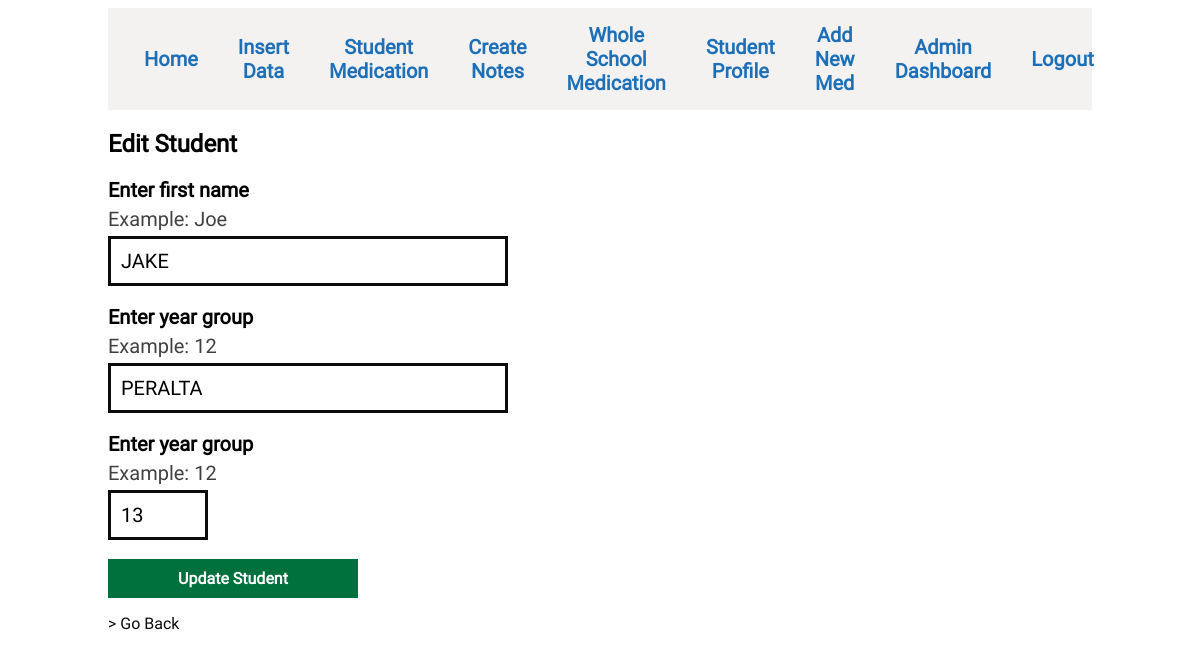
Page /edit_details/edit_student.php?student_id=1 on the committed database.
### tables this page shows
CREATE TABLE `students` (
  `student_id` int UNSIGNED NOT NULL,
  `first_name` text NOT NULL,
  `last_name` text NOT NULL,
  `year` text NOT NULL
);

### edit_details/edit_student.php (the view, shortened to what this page needs)
<?php
include "../server/db_connect.php";
$student_id = intval($_GET['student_id']);
$first_name = $last_name = $year = "";
try {
    $sql = "SELECT * FROM students WHERE student_id = :student_id";
    $stmt = $conn->prepare($sql);
    $stmt->bindParam(':student_id', $student_id, PDO::PARAM_INT);
    $stmt->execute();
    $student = $stmt->fetch(PDO::FETCH_ASSOC);
    $first_name = $student['first_name'];
    $last_name = $student['last_name'];
    $year = $student['year'];
} catch (PDOException $e) {
    die("<p class='error'>Database error: " . htmlspecialchars($e->getMessage()) . "</p>");
}
?>
<link rel="stylesheet" href="../assets/style/style.css">
<body>
<div class="full_page_styling">
<div>
        <ul class="nav_bar">
            <div class="nav_left">
                <li class="navbar_li"><a href="../dashboard/dashboard.php">Home</a></li>
                <li class="navbar_li"><a href="../insert_data/insert_data_home.php">Insert Data</a></li>
                <li class="navbar_li"><a href="../bigtable/bigtable.php">Student Medication</a></li>
                <li class="navbar_li"><a href="../log/log_form.php">Create Notes</a></li>
                <li class="navbar_li"><a href="../whole_school/whole_school_table.php">Whole School Medication</a></li>
                <li class="navbar_li"><a href="../student_profile/student_profile.php">Student Profile</a></li>
                <li class="navbar_li"><a href="../log-new-med/log_new_med.php">Add New Med</a></li>
            </div>
            <div class="nav_left">
                <li class="navbar_li"><a href="../admin/admin_dashboard.php">Admin Dashboard</a></li>
                <li class="navbar_li"><a href="../logout.php">Logout</a></li>
            </div>
        </ul>
    </div>
    <div id="form-container">
        <h2>Edit Student</h2>
        <form method="POST" action="">
            <div class='text-element'>Enter first name</div>
            <div class='text-element-faded'>Example: Joe</div>
            <input class="text_input" type="text" id="first_name" name="first_name" value="<?php echo htmlspecialchars($first_name); ?>" required>
            <br><br>
            <div class='text-element'>Enter year group</div>
            <div class='text-element-faded'>Example: 12</div>
            <input class="text_input" type="text" id="last_name" name="last_name" value="<?php echo htmlspecialchars($last_name); ?>" required>
            <br><br>
            <div class='text-element'>Enter year group</div>
            <div class='text-element-faded'>Example: 12</div>
            <input class='smaller_int_input' type="text" id="year" name="year" value="<?php echo htmlspecialchars($year); ?>" required>
            <br><br>
            <button class='submit' type="submit">Update Student</button>
        </form>
        <a class="back_link" href="student_table.php"> > Go Back</a>
    </div>
</div>
</body>

### assets/style/style.css (style rules this page uses)
* { font-family: Roboto; }
.text_input { font-family: Roboto; width: 400px; font-size: 20px; padding: 10px; border: solid #0b0c0c; cursor: pointer; }
.submit { font-weight: bold; cursor: pointer; font-family: Roboto; padding: 10px; font-size: 16px; width: 250px; background: #00703c; border: none; color: white; }
.nav_bar { background: #f3f2f1; list-style-type: none; margin: 0; padding: 0; display: flex; justify-content: space-between; align-items: center; padding: 0 16px; }
.nav_left, .nav_right { display: flex; align-items: center; }
.navbar_li { margin: 0; padding: 0; display: inline-block; }
.navbar_li a { display: block; color: #1d70b8; text-align: center; padding: 15px 20px; text-decoration: none; position: relative; font-family: roboto; font-size: 20px; font-weight: bold; }
.full_page_styling { padding-left: 100px; padding-right: 100px; }
.text-element { font-size: 20px; color: #000; font-weight: bold; padding-bottom: 5px; }
.text-element-faded { font-size: 20px; color: rgba(0, 0, 0, 0.75); padding-bottom: 5px; }
.back_link { text-decoration: none; color: #0b0b0c; }
.smaller_int_input { font-family: Roboto; width: 100px; font-size: 20px; padding: 10px; border: solid #0b0c0c; cursor: pointer; }

### rows in the picture
students: first_name "JAKE", last_name "PERALTA", year "13"
